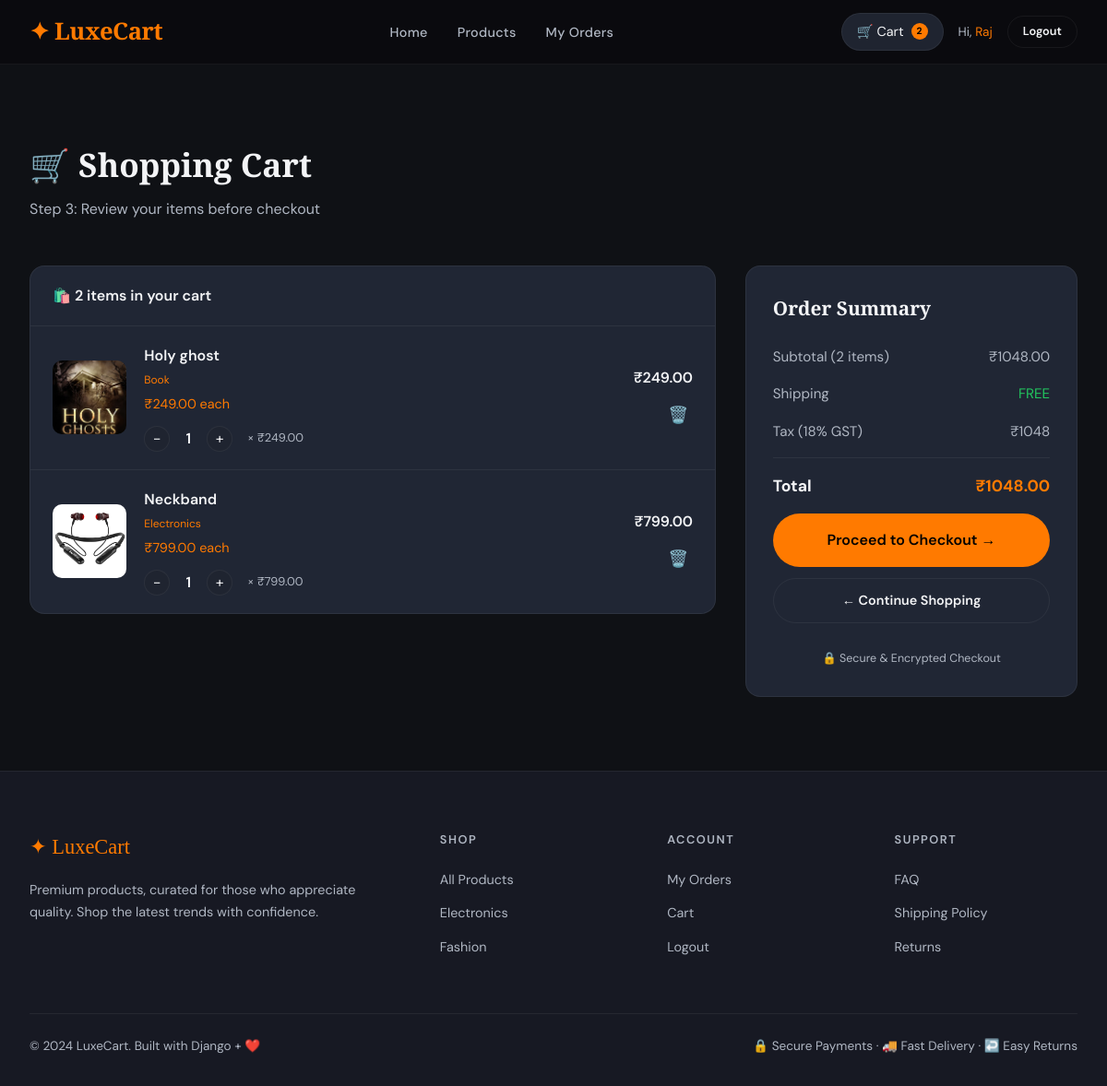
The app's page /cart/ (signed in) with its own data.
### store/models.py (models this page shows, shortened)
class CartItem(models.Model):
    cart = models.ForeignKey(Cart, on_delete=models.CASCADE)
    product = models.ForeignKey(Product, on_delete=models.CASCADE)
    quantity = models.PositiveIntegerField(default=1)
    @property
    def subtotal(self):
        return self.product.price * self.quantity

class Product(models.Model):
    category = models.ForeignKey(Category, on_delete=models.SET_NULL, null=True, related_name='products')
    name = models.CharField(max_length=200)
    slug = models.SlugField(unique=True)
    description = models.TextField()
    price = models.DecimalField(max_digits=10, decimal_places=2)
    original_price = models.DecimalField(max_digits=10, decimal_places=2, null=True, blank=True)
    stock = models.PositiveIntegerField(default=0)
    image = models.ImageField(upload_to='products/', blank=True)
    image_url = models.URLField(blank=True)  # fallback for demo images
    rating = models.DecimalField(max_digits=3, decimal_places=1, default=4.5)
    review_count = models.PositiveIntegerField(default=0)
    is_featured = models.BooleanField(default=False)
    is_active = models.BooleanField(default=True)
    created_at = models.DateTimeField(auto_now_add=True)
    @property
    def display_image(self):
        if self.image:
            return self.image.url
        return self.image_url or ''

class Category(models.Model):
    name = models.CharField(max_length=100)
    slug = models.SlugField(unique=True)
    icon = models.CharField(max_length=50, default='📦')
    class Meta:
        verbose_name_plural = 'Categories'

class Cart(models.Model):
    user = models.OneToOneField(User, on_delete=models.CASCADE, related_name='cart')
    created_at = models.DateTimeField(auto_now_add=True)
    @property
    def total(self):
        return sum(item.subtotal for item in self.cartitem_set.all())
    @property
    def item_count(self):
        return sum(item.quantity for item in self.cartitem_set.all())

### store/views.py (the view)
# urls.py: path('cart/', views.cart_view, name='cart'),
@login_required
def cart_view(request):
    cart, _ = Cart.objects.get_or_create(user=request.user)
    items = cart.cartitem_set.select_related('product').all()
    return render(request, 'store/cart.html', {'cart': cart, 'items': items})

### store/context_processors.py (called while the page is built)
def cart_count(request):
    if request.user.is_authenticated:
        try:
            cart = Cart.objects.get(user=request.user)
            return {'cart_count': cart.item_count}
        except Cart.DoesNotExist:
            pass
    return {'cart_count': 0}

### store/templates/store/cart.html (shortened to what this page needs)
{% extends 'store/base.html' %}
{% block content %}
<div class="section">
  <div class="container">
    <h1 class="section-title">🛒 Shopping Cart</h1>
    <p class="section-sub">Step 3: Review your items before checkout</p>
    {% if items %}
    <div class="cart-grid">
      <div class="cart-items">
        <div class="cart-header">
          🛍️ {{ items|length }} item{% if items|length != 1 %}s{% endif %} in your cart
        </div>
        {% for item in items %}
        <div class="cart-item" id="cart-row-{{ item.id }}">
          {% if item.product.display_image %}
          <img src="{{ item.product.display_image }}" alt="{{ item.product.name }}" class="cart-item-img">
          {% else %}
          <div class="cart-item-img" style="display:flex;align-items:center;justify-content:center;font-size:2rem;">🛍️</div>
          {% endif %}
          <div>
            <a href="{% url 'product_detail' item.product.slug %}">
              <div class="cart-item-name">{{ item.product.name }}</div>
            </a>
            {% if item.product.category %}<div style="font-size:0.75rem;color:var(--accent);margin-bottom:0.3rem;">{{ item.product.category.name }}</div>{% endif %}
            <div class="cart-item-price">₹{{ item.product.price }} each</div>
            <div class="cart-item-qty">
              <button class="cart-qty-btn cart-qty-update" data-item-id="{{ item.id }}" data-action="dec">−</button>
              <span id="qty-{{ item.id }}" style="font-weight:600;min-width:24px;text-align:center;">{{ item.quantity }}</span>
              <button class="cart-qty-btn cart-qty-update" data-item-id="{{ item.id }}" data-action="inc">+</button>
              <span style="color:var(--text2);font-size:0.8rem;margin-left:0.5rem;">× ₹{{ item.product.price }}</span>
            </div>
          </div>
          <div style="text-align:right;">
            <div class="cart-item-subtotal" id="subtotal-{{ item.id }}">₹{{ item.subtotal }}</div>
            <form method="post" action="{% url 'remove_from_cart' item.id %}" style="margin-top:0.7rem;">
              <button type="submit" class="cart-item-remove cart-remove-btn" data-item-id="{{ item.id }}" title="Remove">🗑️</button>
            </form>
          </div>
        </div>
        {% endfor %}
      </div>
      <div class="cart-summary">
        <div class="summary-title">Order Summary</div>
        <div class="summary-row">
          <span>Subtotal ({{ items|length }} items)</span>
          <span class="cart-total-display">₹{{ cart.total }}</span>
        </div>
        <div class="summary-row">
          <span>Shipping</span>
          <span style="color:var(--success);">{% if cart.total >= 999 %}FREE{% else %}₹99{% endif %}</span>
        </div>
        <div class="summary-row">
          <span>Tax (18% GST)</span>
          <span>₹{{ cart.total|floatformat:0 }}</span>
        </div>
        <div class="summary-row total">
          <span>Total</span>
          <span class="cart-total-display" style="color:var(--accent);">₹{{ cart.total }}</span>
        </div>
        <a href="{% url 'checkout' %}" class="btn btn-primary btn-full btn-lg">
          Proceed to Checkout →
        </a>
        <a href="{% url 'product_list' %}" class="btn btn-outline btn-full" style="margin-top:0.8rem;">
          ← Continue Shopping
        </a>
        <div style="text-align:center;margin-top:1.5rem;">
          <small style="color:var(--text2);font-size:0.78rem;">🔒 Secure & Encrypted Checkout</small>
        </div>
      </div>
    </div>
    {% endif %}
  </div>
</div>
{% endblock %}

### store/templates/store/base.html (shortened to what this page needs)
{% load static %}
<!DOCTYPE html>
<html lang="en">
<head>
<link rel="stylesheet" href="{% static 'store/css/main.css' %}">
</head>
<body>
<nav class="navbar">
  <a href="{% url 'home' %}" class="nav-brand">✦ LuxeCart</a>
  <ul class="nav-links">
    <li><a href="{% url 'home' %}">Home</a></li>
    <li><a href="{% url 'product_list' %}">Products</a></li>
    {% if user.is_authenticated %}
    <li><a href="{% url 'order_history' %}">My Orders</a></li>
    {% endif %}
  </ul>
  <div class="nav-actions">
    {% if user.is_authenticated %}
      <a href="{% url 'cart' %}" class="btn-cart">
        🛒 Cart
        <span class="cart-badge">{{ cart_count }}</span>
      </a>
      <span class="nav-user">Hi, <span>{{ user.first_name|default:user.username }}</span></span>
      <a href="{% url 'logout' %}" class="btn-outline btn btn-sm">Logout</a>
    {% else %}
      <a href="{% url 'login' %}" class="btn-outline btn btn-sm">Login</a>
      <a href="{% url 'register' %}" class="btn-nav-auth">Register</a>
    {% endif %}
  </div>
</nav>
{% block content %}{% endblock %}
<footer class="footer">
  <div class="container">
    <div class="footer-grid">
      <div>
        <div class="footer-brand">✦ LuxeCart</div>
        <p class="footer-desc">Premium products, curated for those who appreciate quality. Shop the latest trends with confidence.</p>
      </div>
      <div>
        <div class="footer-title">Shop</div>
        <ul class="footer-links">
          <li><a href="{% url 'product_list' %}">All Products</a></li>
          <li><a href="{% url 'product_list' %}?category=electronics">Electronics</a></li>
          <li><a href="{% url 'product_list' %}?category=fashion">Fashion</a></li>
        </ul>
      </div>
      <div>
        <div class="footer-title">Account</div>
        <ul class="footer-links">
          {% if user.is_authenticated %}
          <li><a href="{% url 'order_history' %}">My Orders</a></li>
          <li><a href="{% url 'cart' %}">Cart</a></li>
          <li><a href="{% url 'logout' %}">Logout</a></li>
          {% else %}
          <li><a href="{% url 'login' %}">Login</a></li>
          <li><a href="{% url 'register' %}">Register</a></li>
          {% endif %}
        </ul>
      </div>
      <div>
        <div class="footer-title">Support</div>
        <ul class="footer-links">
          <li><a href="#">FAQ</a></li>
          <li><a href="#">Shipping Policy</a></li>
          <li><a href="#">Returns</a></li>
        </ul>
      </div>
    </div>
    <div class="footer-bottom">
      <p class="footer-copy">© 2024 LuxeCart. Built with Django + ❤️</p>
      <p class="footer-copy">🔒 Secure Payments · 🚚 Fast Delivery · ↩️ Easy Returns</p>
    </div>
  </div>
</footer>
</body>
</html>

### records on screen
CartItem: product.display_image (picture), product.name "Holy ghost", product.category.name "Book", product.price "249.00", quantity "1", subtotal "249.00"
CartItem: product.display_image (picture), product.name "Neckband", product.category.name "Electronics", product.price "799.00", quantity "1", subtotal "799.00"
Cart: total "1048.00", total "1048"

### other values on screen
{{ cart_count }} "2"
{{ user.first_name|default:user.username }} "Raj"
{{ items|length }} "2"
